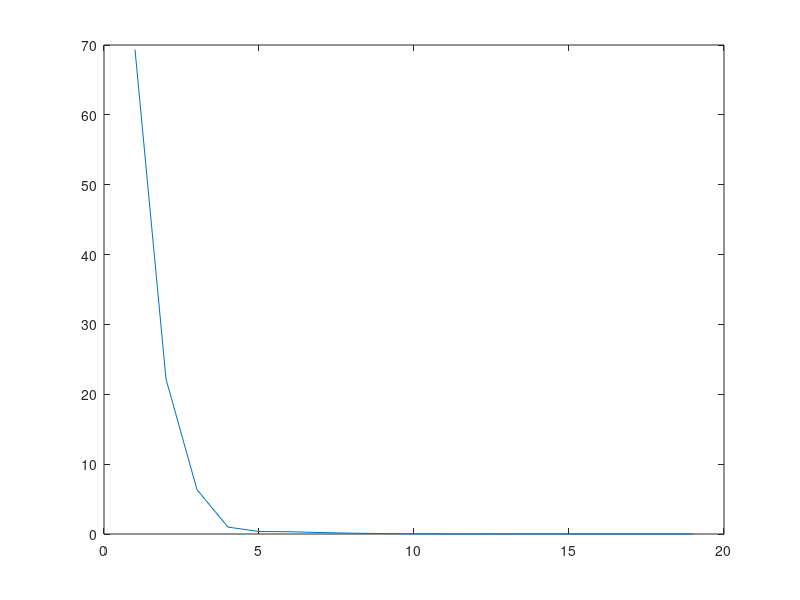
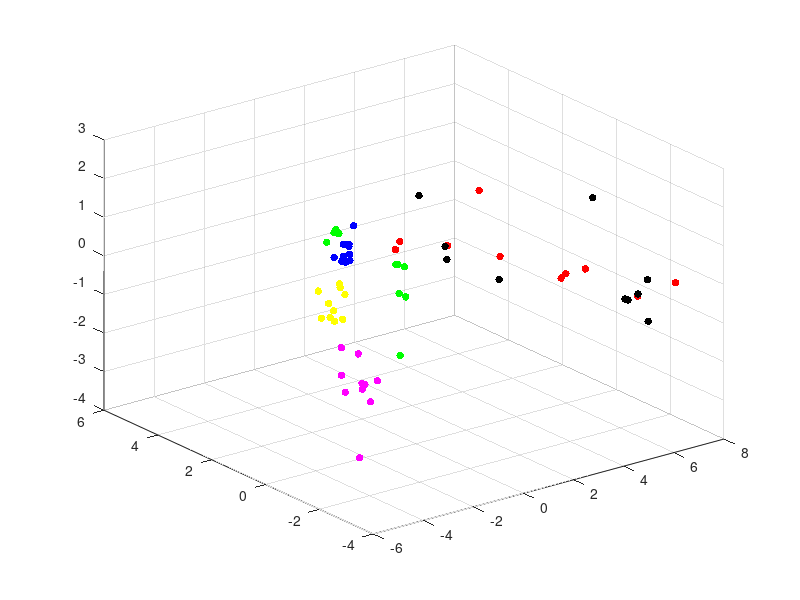

Recreate these plots in MATLAB, in order.
load("F1_E.mat");
load("F1_E_labels.mat");

% Normalize
E_norm = (E_outmat-mean(E_outmat))./(std(E_outmat));

% Scatter 3D and show principal components
vbls = {'pressure', 'vibration', 'temperature'};
[coefs, score, latent,tsquared,explained] = pca(E_norm);

plot(explained);
% 
% % biplot(V, 'Scores', D);
% 
% hold off; scatter3(PVT_norm(:, 1),PVT_norm(:, 2),PVT_norm(:, 3)); hold on;
% X_avg = mean(PVT_norm);
% plot3([X_avg(1) X_avg(1)+V(1,1)] , [X_avg(2) X_avg(2)+V(2,1)], [X_avg(3) X_avg(3)+V(3,1)]);
% plot3([X_avg(1) X_avg(1)+V(1,2)] , [X_avg(2) X_avg(2)+V(2,2)], [X_avg(3) X_avg(3)+V(3,2)]);
% plot3([X_avg(1) X_avg(1)+V(1,3)] , [X_avg(2) X_avg(2)+V(2,3)], [X_avg(3) X_avg(3)+V(3,3)]);
% xlim([min(PVT_norm(:, 1)), max(PVT_norm(:, 1))])
% ylim([min(PVT_norm(:, 2)), max(PVT_norm(:, 2))])
% zlim([min(PVT_norm(:, 3)), max(PVT_norm(:, 3))])
% hold off;
% 
% % Reducing to order 2


clr = [1 0 0; 0 1 0; 0 0 1; 1 1 0; 1 0 1; 0 0 0];

figure()

for i=0:10:50
    scatter3(score(i+1:i+10,1),score(i+1:i+10,2),score(i+1:i+10,3),30,clr(i/10+1, :), 'filled')
    hold on;
end
% 
% subplot(3,1,1);
% s = scatter(score(:, 1), 0, 30, 'b','+', 'MarkerFaceAlpha', 0.5);
% title("Scores for Principal Component 1")
% 
% subplot(3,1,2);
% 
% scatter(score(:, 2), 0, 30, 'b','+', 'MarkerFaceAlpha', 0.5);
% title("Scores for Principal Component 2")
% 
% subplot(3,1,3);
% 
% scatter(score(:, 3), 0, 30, '+','b', 'MarkerFaceAlpha', 0.5);
% title("Scores for Principal Component 3")

% explained
